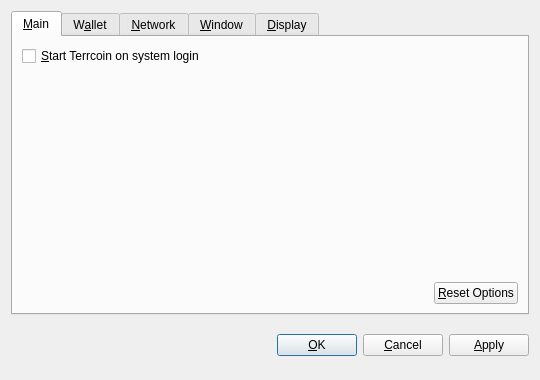
<?xml version="1.0" encoding="UTF-8"?>
<ui version="4.0">
 <class>OptionsDialog</class>
 <widget class="QDialog" name="OptionsDialog">
  <property name="geometry">
   <rect>
    <x>0</x>
    <y>0</y>
    <width>540</width>
    <height>380</height>
   </rect>
  </property>
  <property name="windowTitle">
   <string>Options</string>
  </property>
  <property name="modal">
   <bool>true</bool>
  </property>
  <layout class="QVBoxLayout" name="verticalLayout">
   <item>
    <widget class="QTabWidget" name="tabWidget">
     <property name="tabPosition">
      <enum>QTabWidget::North</enum>
     </property>
     <property name="currentIndex">
      <number>0</number>
     </property>
     <widget class="QWidget" name="tabMain">
      <attribute name="title">
       <string>&amp;Main</string>
      </attribute>
      <layout class="QVBoxLayout" name="verticalLayout_Main">
       <item>
        <widget class="QCheckBox" name="bitcoinAtStartup">
         <property name="toolTip">
          <string>Automatically start Terrcoin after logging in to the system.</string>
         </property>
         <property name="text">
          <string>&amp;Start Terrcoin on system login</string>
         </property>
        </widget>
       </item>
       <item>
        <spacer name="verticalSpacer_Main">
         <property name="orientation">
          <enum>Qt::Vertical</enum>
         </property>
         <property name="sizeHint" stdset="0">
          <size>
           <width>20</width>
           <height>40</height>
          </size>
         </property>
        </spacer>
       </item>
       <item>
        <layout class="QHBoxLayout" name="horizontalLayout_2_Main">
         <item>
          <spacer name="horizontalSpacer_2_Main">
           <property name="orientation">
            <enum>Qt::Horizontal</enum>
           </property>
           <property name="sizeHint" stdset="0">
            <size>
             <width>40</width>
             <height>20</height>
            </size>
           </property>
          </spacer>
         </item>
         <item>
          <widget class="QPushButton" name="resetButton">
           <property name="toolTip">
            <string>Reset all client options to default.</string>
           </property>
           <property name="text">
            <string>&amp;Reset Options</string>
           </property>
           <property name="autoDefault">
            <bool>false</bool>
           </property>
          </widget>
         </item>
        </layout>
       </item>
      </layout>
     </widget>
     <widget class="QWidget" name="tabWallet">
      <attribute name="title">
       <string>W&amp;allet</string>
      </attribute>
      <layout class="QVBoxLayout" name="verticalLayout_Network">
       <item>
        <widget class="QLabel" name="transactionFeeInfoLabel">
         <property name="text">
          <string>Optional transaction fee per kB that helps make sure your transactions are processed quickly. Most transactions are 1 kB.</string>
         </property>
         <property name="textFormat">
          <enum>Qt::PlainText</enum>
         </property>
         <property name="wordWrap">
          <bool>true</bool>
         </property>
        </widget>
       </item>
       <item>
        <layout class="QHBoxLayout" name="horizontalLayout_1_Main">
         <item>
          <widget class="QLabel" name="transactionFeeLabel">
           <property name="text">
            <string>Pay transaction &amp;fee</string>
           </property>
           <property name="textFormat">
            <enum>Qt::PlainText</enum>
           </property>
           <property name="buddy">
            <cstring>transactionFee</cstring>
           </property>
          </widget>
         </item>
         <item>
          <widget class="BitcoinAmountField" name="transactionFee"/>
         </item>
         <item>
          <spacer name="horizontalSpacer_1_Main">
           <property name="orientation">
            <enum>Qt::Horizontal</enum>
           </property>
           <property name="sizeHint" stdset="0">
            <size>
             <width>40</width>
             <height>20</height>
            </size>
           </property>
          </spacer>
         </item>
        </layout>
       </item>
       <item>
        <widget class="QLabel" name="label">
         <property name="text">
          <string>If you disable the spending of unconfirmed change, the change from a transaction cannot be used until that transaction has at least one confirmation. This also affects how your balance is computed.</string>
         </property>
         <property name="wordWrap">
          <bool>true</bool>
         </property>
        </widget>
       </item>
       <item>
        <widget class="QCheckBox" name="spendZeroConfChange">
         <property name="text">
          <string>Spend unconfirmed change  (experts only)</string>
         </property>
        </widget>
       </item>
       <item>
        <spacer name="verticalSpacer">
         <property name="orientation">
          <enum>Qt::Vertical</enum>
         </property>
         <property name="sizeHint" stdset="0">
          <size>
           <width>20</width>
           <height>40</height>
          </size>
         </property>
        </spacer>
       </item>
      </layout>
     </widget>
     <widget class="QWidget" name="tabNetwork">
      <attribute name="title">
       <string>&amp;Network</string>
      </attribute>
      <layout class="QVBoxLayout" name="verticalLayout_Network">
       <item>
        <widget class="QCheckBox" name="mapPortUpnp">
         <property name="toolTip">
          <string>Automatically open the Terrcoin client port on the router. This only works when your router supports UPnP and it is enabled.</string>
         </property>
         <property name="text">
          <string>Map port using &amp;UPnP</string>
         </property>
        </widget>
       </item>
       <item>
        <widget class="QCheckBox" name="connectSocks">
         <property name="toolTip">
          <string>Connect to the Terrcoin network through a SOCKS proxy (e.g. when connecting through Tor).</string>
         </property>
         <property name="text">
          <string>&amp;Connect through SOCKS proxy:</string>
         </property>
        </widget>
       </item>
       <item>
        <layout class="QHBoxLayout" name="horizontalLayout_Network">
         <item>
          <widget class="QLabel" name="proxyIpLabel">
           <property name="text">
            <string>Proxy &amp;IP:</string>
           </property>
           <property name="textFormat">
            <enum>Qt::PlainText</enum>
           </property>
           <property name="buddy">
            <cstring>proxyIp</cstring>
           </property>
          </widget>
         </item>
         <item>
          <widget class="QValidatedLineEdit" name="proxyIp">
           <property name="maximumSize">
            <size>
             <width>140</width>
             <height>16777215</height>
            </size>
           </property>
           <property name="toolTip">
            <string>IP address of the proxy (e.g. 127.0.0.1)</string>
           </property>
          </widget>
         </item>
         <item>
          <widget class="QLabel" name="proxyPortLabel">
           <property name="text">
            <string>&amp;Port:</string>
           </property>
           <property name="textFormat">
            <enum>Qt::PlainText</enum>
           </property>
           <property name="buddy">
            <cstring>proxyPort</cstring>
           </property>
          </widget>
         </item>
         <item>
          <widget class="QLineEdit" name="proxyPort">
           <property name="maximumSize">
            <size>
             <width>55</width>
             <height>16777215</height>
            </size>
           </property>
           <property name="toolTip">
            <string>Port of the proxy (e.g. 9050)</string>
           </property>
          </widget>
         </item>
         <item>
          <widget class="QLabel" name="socksVersionLabel">
           <property name="text">
            <string>SOCKS &amp;Version:</string>
           </property>
           <property name="textFormat">
            <enum>Qt::PlainText</enum>
           </property>
           <property name="buddy">
            <cstring>socksVersion</cstring>
           </property>
          </widget>
         </item>
         <item>
          <widget class="QValueComboBox" name="socksVersion">
           <property name="toolTip">
            <string>SOCKS version of the proxy (e.g. 5)</string>
           </property>
          </widget>
         </item>
         <item>
          <spacer name="horizontalSpacer_Network">
           <property name="orientation">
            <enum>Qt::Horizontal</enum>
           </property>
           <property name="sizeHint" stdset="0">
            <size>
             <width>40</width>
             <height>20</height>
            </size>
           </property>
          </spacer>
         </item>
        </layout>
       </item>
       <item>
        <spacer name="verticalSpacer_Network">
         <property name="orientation">
          <enum>Qt::Vertical</enum>
         </property>
         <property name="sizeHint" stdset="0">
          <size>
           <width>20</width>
           <height>40</height>
          </size>
         </property>
        </spacer>
       </item>
      </layout>
     </widget>
     <widget class="QWidget" name="tabWindow">
      <attribute name="title">
       <string>&amp;Window</string>
      </attribute>
      <layout class="QVBoxLayout" name="verticalLayout_Window">
       <item>
        <widget class="QCheckBox" name="minimizeToTray">
         <property name="toolTip">
          <string>Show only a tray icon after minimizing the window.</string>
         </property>
         <property name="text">
          <string>&amp;Minimize to the tray instead of the taskbar</string>
         </property>
        </widget>
       </item>
       <item>
        <widget class="QCheckBox" name="minimizeOnClose">
         <property name="toolTip">
          <string>Minimize instead of exit the application when the window is closed. When this option is enabled, the application will be closed only after selecting Quit in the menu.</string>
         </property>
         <property name="text">
          <string>M&amp;inimize on close</string>
         </property>
        </widget>
       </item>
       <item>
        <spacer name="verticalSpacer_Window">
         <property name="orientation">
          <enum>Qt::Vertical</enum>
         </property>
         <property name="sizeHint" stdset="0">
          <size>
           <width>20</width>
           <height>40</height>
          </size>
         </property>
        </spacer>
       </item>
      </layout>
     </widget>
     <widget class="QWidget" name="tabDisplay">
      <attribute name="title">
       <string>&amp;Display</string>
      </attribute>
      <layout class="QVBoxLayout" name="verticalLayout_Display">
       <item>
        <layout class="QHBoxLayout" name="horizontalLayout_1_Display">
         <item>
          <widget class="QLabel" name="langLabel">
           <property name="text">
            <string>User Interface &amp;language:</string>
           </property>
           <property name="textFormat">
            <enum>Qt::PlainText</enum>
           </property>
           <property name="buddy">
            <cstring>lang</cstring>
           </property>
          </widget>
         </item>
         <item>
          <widget class="QValueComboBox" name="lang">
           <property name="toolTip">
            <string>The user interface language can be set here. This setting will take effect after restarting Terrcoin.</string>
           </property>
          </widget>
         </item>
        </layout>
       </item>
       <item>
        <layout class="QHBoxLayout" name="horizontalLayout_2_Display">
         <item>
          <widget class="QLabel" name="unitLabel">
           <property name="text">
            <string>&amp;Unit to show amounts in:</string>
           </property>
           <property name="textFormat">
            <enum>Qt::PlainText</enum>
           </property>
           <property name="buddy">
            <cstring>unit</cstring>
           </property>
          </widget>
         </item>
         <item>
          <widget class="QValueComboBox" name="unit">
           <property name="toolTip">
            <string>Choose the default subdivision unit to show in the interface and when sending coins.</string>
           </property>
          </widget>
         </item>
        </layout>
       </item>
       <item>
        <widget class="QCheckBox" name="displayAddresses">
         <property name="toolTip">
          <string>Whether to show Terrcoin addresses in the transaction list or not.</string>
         </property>
         <property name="text">
          <string>&amp;Display addresses in transaction list</string>
         </property>
        </widget>
       </item>
       <item>
        <widget class="QCheckBox" name="coinControlFeatures">
         <property name="toolTip">
          <string>Whether to show coin control features or not.</string>
         </property>
         <property name="text">
          <string>Display coin &amp;control features (experts only!)</string>
         </property>
        </widget>
       </item>
       <item>
        <spacer name="verticalSpacer_Display">
         <property name="orientation">
          <enum>Qt::Vertical</enum>
         </property>
         <property name="sizeHint" stdset="0">
          <size>
           <width>20</width>
           <height>40</height>
          </size>
         </property>
        </spacer>
       </item>
      </layout>
     </widget>
    </widget>
   </item>
   <item>
    <layout class="QHBoxLayout" name="horizontalLayout_Buttons">
     <item>
      <spacer name="horizontalSpacer_1">
       <property name="orientation">
        <enum>Qt::Horizontal</enum>
       </property>
       <property name="sizeHint" stdset="0">
        <size>
         <width>40</width>
         <height>48</height>
        </size>
       </property>
      </spacer>
     </item>
     <item>
      <widget class="QLabel" name="statusLabel">
       <property name="font">
        <font>
         <weight>75</weight>
         <bold>true</bold>
        </font>
       </property>
       <property name="text">
        <string/>
       </property>
       <property name="textFormat">
        <enum>Qt::PlainText</enum>
       </property>
       <property name="wordWrap">
        <bool>true</bool>
       </property>
      </widget>
     </item>
     <item>
      <spacer name="horizontalSpacer_2">
       <property name="orientation">
        <enum>Qt::Horizontal</enum>
       </property>
       <property name="sizeHint" stdset="0">
        <size>
         <width>40</width>
         <height>48</height>
        </size>
       </property>
      </spacer>
     </item>
     <item>
      <widget class="QPushButton" name="okButton">
       <property name="text">
        <string>&amp;OK</string>
       </property>
      </widget>
     </item>
     <item>
      <widget class="QPushButton" name="cancelButton">
       <property name="text">
        <string>&amp;Cancel</string>
       </property>
       <property name="autoDefault">
        <bool>false</bool>
       </property>
      </widget>
     </item>
     <item>
      <widget class="QPushButton" name="applyButton">
       <property name="text">
        <string>&amp;Apply</string>
       </property>
       <property name="autoDefault">
        <bool>false</bool>
       </property>
      </widget>
     </item>
    </layout>
   </item>
  </layout>
 </widget>
 <customwidgets>
  <customwidget>
   <class>BitcoinAmountField</class>
   <extends>QSpinBox</extends>
   <header>bitcoinamountfield.h</header>
  </customwidget>
  <customwidget>
   <class>QValueComboBox</class>
   <extends>QComboBox</extends>
   <header>qvaluecombobox.h</header>
  </customwidget>
  <customwidget>
   <class>QValidatedLineEdit</class>
   <extends>QLineEdit</extends>
   <header>qvalidatedlineedit.h</header>
  </customwidget>
 </customwidgets>
 <resources/>
 <connections/>
</ui>
